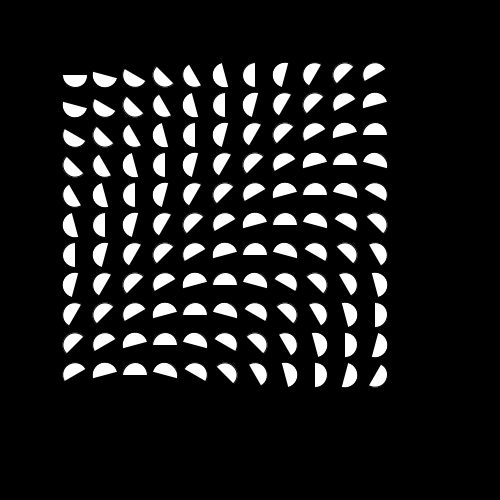
Frame 1 (no input)
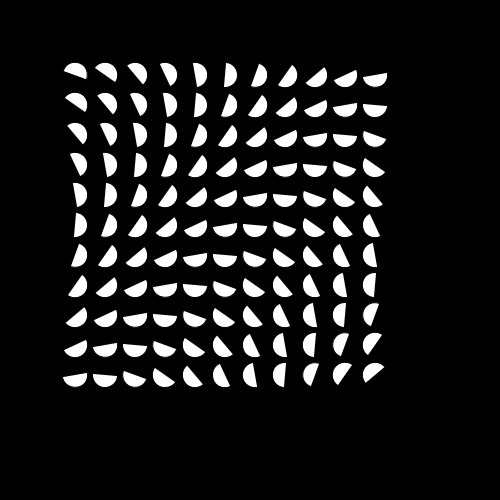
Frame 60 (the mouse pressed at the canvas centre just before this capture)
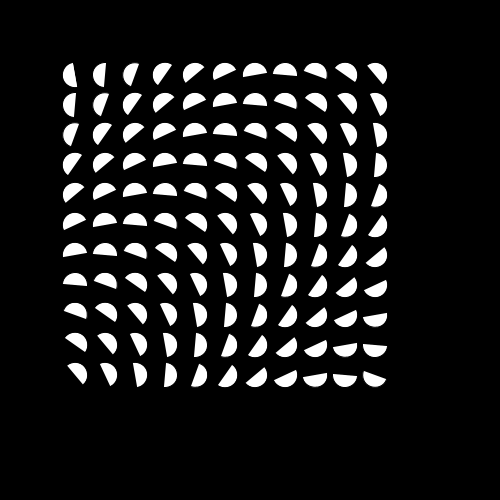
Frame 120 (the mouse held since frame 60 and released just before this capture)

The Processing sketch that drew these frames (run headless with seeded random() and noise(); from frame 60 on, the mouse is pressed at the canvas centre):

// Processing sketch: processing_38329
// ── processing_38329.pde

int s = 50;
int i=0;
int x;
int y;
int aW=30; //arc width
int aH=30; //arc height
int aS=20;


void setup() {
  size(500, 500);
  smooth();
}


void draw() {
  background(0);
smooth();   
   for (int j =0;j<330;j+=30){
     for(int y=0;y<330;y+=30){
 
       fill(255);
        arrrc(75+j,75+y,i+j/2+y/2);
     }
   }
   

  fill(255);
  arc(75, 75, 25, 25, radians(i), radians(i+180));

  i+=40;
  if (i==360) {
    i=0;
  }
}

void arrrc(int x, int y, int i){
  arc(x, y, 25, 25, radians(i),radians(i+180));
}


                
                
